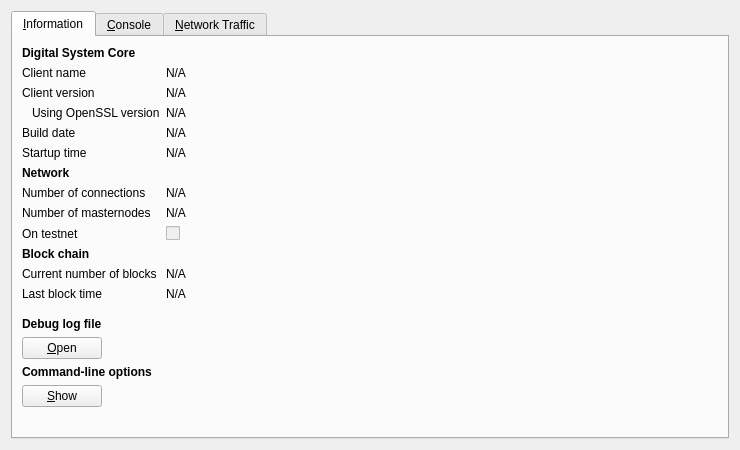
<?xml version="1.0" encoding="UTF-8"?>
<ui version="4.0">
 <class>RPCConsole</class>
 <widget class="QDialog" name="RPCConsole">
  <property name="geometry">
   <rect>
    <x>0</x>
    <y>0</y>
    <width>740</width>
    <height>450</height>
   </rect>
  </property>
  <property name="windowTitle">
   <string>Digital System - Debug window</string>
  </property>
  <layout class="QVBoxLayout" name="verticalLayout_2">
   <item>
    <widget class="QTabWidget" name="tabWidget">
     <property name="currentIndex">
      <number>0</number>
     </property>
     <widget class="QWidget" name="tab_info">
      <attribute name="title">
       <string>&amp;Information</string>
      </attribute>
      <layout class="QFormLayout" name="formLayout">
       <item row="0" column="0">
        <widget class="QLabel" name="label_9">
         <property name="font">
          <font>
           <weight>75</weight>
           <bold>true</bold>
          </font>
         </property>
         <property name="text">
          <string>Digital System Core</string>
         </property>
        </widget>
       </item>
       <item row="1" column="0">
        <widget class="QLabel" name="label_5">
         <property name="text">
          <string>Client name</string>
         </property>
        </widget>
       </item>
       <item row="1" column="1">
        <widget class="QLabel" name="clientName">
         <property name="cursor">
          <cursorShape>IBeamCursor</cursorShape>
         </property>
         <property name="text">
          <string>N/A</string>
         </property>
         <property name="textFormat">
          <enum>Qt::PlainText</enum>
         </property>
         <property name="textInteractionFlags">
          <set>Qt::LinksAccessibleByMouse|Qt::TextSelectableByKeyboard|Qt::TextSelectableByMouse</set>
         </property>
        </widget>
       </item>
       <item row="2" column="0">
        <widget class="QLabel" name="label_6">
         <property name="text">
          <string>Client version</string>
         </property>
        </widget>
       </item>
       <item row="2" column="1">
        <widget class="QLabel" name="clientVersion">
         <property name="cursor">
          <cursorShape>IBeamCursor</cursorShape>
         </property>
         <property name="text">
          <string>N/A</string>
         </property>
         <property name="textFormat">
          <enum>Qt::PlainText</enum>
         </property>
         <property name="textInteractionFlags">
          <set>Qt::LinksAccessibleByMouse|Qt::TextSelectableByKeyboard|Qt::TextSelectableByMouse</set>
         </property>
        </widget>
       </item>
       <item row="3" column="0">
        <widget class="QLabel" name="label_14">
         <property name="text">
          <string>Using OpenSSL version</string>
         </property>
         <property name="indent">
          <number>10</number>
         </property>
        </widget>
       </item>
       <item row="3" column="1">
        <widget class="QLabel" name="openSSLVersion">
         <property name="cursor">
          <cursorShape>IBeamCursor</cursorShape>
         </property>
         <property name="text">
          <string>N/A</string>
         </property>
         <property name="textFormat">
          <enum>Qt::PlainText</enum>
         </property>
         <property name="textInteractionFlags">
          <set>Qt::LinksAccessibleByMouse|Qt::TextSelectableByKeyboard|Qt::TextSelectableByMouse</set>
         </property>
        </widget>
       </item>
       <item row="4" column="0">
        <widget class="QLabel" name="label_12">
         <property name="text">
          <string>Build date</string>
         </property>
        </widget>
       </item>
       <item row="4" column="1">
        <widget class="QLabel" name="buildDate">
         <property name="cursor">
          <cursorShape>IBeamCursor</cursorShape>
         </property>
         <property name="text">
          <string>N/A</string>
         </property>
         <property name="textFormat">
          <enum>Qt::PlainText</enum>
         </property>
         <property name="textInteractionFlags">
          <set>Qt::LinksAccessibleByMouse|Qt::TextSelectableByKeyboard|Qt::TextSelectableByMouse</set>
         </property>
        </widget>
       </item>
       <item row="5" column="0">
        <widget class="QLabel" name="label_13">
         <property name="text">
          <string>Startup time</string>
         </property>
        </widget>
       </item>
       <item row="5" column="1">
        <widget class="QLabel" name="startupTime">
         <property name="cursor">
          <cursorShape>IBeamCursor</cursorShape>
         </property>
         <property name="text">
          <string>N/A</string>
         </property>
         <property name="textFormat">
          <enum>Qt::PlainText</enum>
         </property>
         <property name="textInteractionFlags">
          <set>Qt::LinksAccessibleByMouse|Qt::TextSelectableByKeyboard|Qt::TextSelectableByMouse</set>
         </property>
        </widget>
       </item>
       <item row="6" column="0">
        <widget class="QLabel" name="label_11">
         <property name="font">
          <font>
           <weight>75</weight>
           <bold>true</bold>
          </font>
         </property>
         <property name="text">
          <string>Network</string>
         </property>
        </widget>
       </item>
       <item row="7" column="0">
        <widget class="QLabel" name="label_7">
         <property name="text">
          <string>Number of connections</string>
         </property>
        </widget>
       </item>
       <item row="7" column="1">
        <widget class="QLabel" name="numberOfConnections">
         <property name="cursor">
          <cursorShape>IBeamCursor</cursorShape>
         </property>
         <property name="text">
          <string>N/A</string>
         </property>
         <property name="textFormat">
          <enum>Qt::PlainText</enum>
         </property>
         <property name="textInteractionFlags">
          <set>Qt::LinksAccessibleByMouse|Qt::TextSelectableByKeyboard|Qt::TextSelectableByMouse</set>
         </property>
        </widget>
       </item>
       <item row="8" column="0">
        <widget class="QLabel" name="label_15">
         <property name="text">
          <string>Number of masternodes</string>
         </property>
        </widget>
       </item>
       <item row="8" column="1">
        <widget class="QLabel" name="masternodeCount">
         <property name="cursor">
          <cursorShape>IBeamCursor</cursorShape>
         </property>
         <property name="text">
          <string>N/A</string>
         </property>
         <property name="textFormat">
          <enum>Qt::PlainText</enum>
         </property>
         <property name="textInteractionFlags">
          <set>Qt::LinksAccessibleByMouse|Qt::TextSelectableByKeyboard|Qt::TextSelectableByMouse</set>
         </property>
        </widget>
       </item>
       <item row="9" column="0">
        <widget class="QLabel" name="label_8">
         <property name="text">
          <string>On testnet</string>
         </property>
        </widget>
       </item>
       <item row="9" column="1">
        <widget class="QCheckBox" name="isTestNet">
         <property name="enabled">
          <bool>false</bool>
         </property>
         <property name="text">
          <string/>
         </property>
        </widget>
       </item>
       <item row="10" column="0">
        <widget class="QLabel" name="label_10">
         <property name="font">
          <font>
           <weight>75</weight>
           <bold>true</bold>
          </font>
         </property>
         <property name="text">
          <string>Block chain</string>
         </property>
        </widget>
       </item>
       <item row="11" column="0">
        <widget class="QLabel" name="label_3">
         <property name="text">
          <string>Current number of blocks</string>
         </property>
        </widget>
       </item>
       <item row="11" column="1">
        <widget class="QLabel" name="numberOfBlocks">
         <property name="cursor">
          <cursorShape>IBeamCursor</cursorShape>
         </property>
         <property name="text">
          <string>N/A</string>
         </property>
         <property name="textFormat">
          <enum>Qt::PlainText</enum>
         </property>
         <property name="textInteractionFlags">
          <set>Qt::LinksAccessibleByMouse|Qt::TextSelectableByKeyboard|Qt::TextSelectableByMouse</set>
         </property>
        </widget>
       </item>
       <item row="12" column="0">
        <widget class="QLabel" name="label_2">
         <property name="text">
          <string>Last block time</string>
         </property>
        </widget>
       </item>
       <item row="12" column="1">
        <widget class="QLabel" name="lastBlockTime">
         <property name="cursor">
          <cursorShape>IBeamCursor</cursorShape>
         </property>
         <property name="text">
          <string>N/A</string>
         </property>
         <property name="textFormat">
          <enum>Qt::PlainText</enum>
         </property>
         <property name="textInteractionFlags">
          <set>Qt::LinksAccessibleByMouse|Qt::TextSelectableByKeyboard|Qt::TextSelectableByMouse</set>
         </property>
        </widget>
       </item>
       <item row="13" column="0">
        <spacer name="verticalSpacer_2">
         <property name="orientation">
          <enum>Qt::Vertical</enum>
         </property>
         <property name="sizeHint" stdset="0">
          <size>
           <width>20</width>
           <height>10</height>
          </size>
         </property>
        </spacer>
       </item>
       <item row="14" column="0">
        <widget class="QLabel" name="labelDebugLogfile">
         <property name="font">
          <font>
           <weight>75</weight>
           <bold>true</bold>
          </font>
         </property>
         <property name="text">
          <string>Debug log file</string>
         </property>
        </widget>
       </item>
       <item row="15" column="0">
        <widget class="QPushButton" name="openDebugLogfileButton">
         <property name="toolTip">
          <string>Open the Digital System debug log file from the current data directory. This can take a few seconds for large log files.</string>
         </property>
         <property name="text">
          <string>&amp;Open</string>
         </property>
         <property name="autoDefault">
          <bool>false</bool>
         </property>
        </widget>
       </item>
       <item row="16" column="0">
        <widget class="QLabel" name="labelCLOptions">
         <property name="font">
          <font>
           <weight>75</weight>
           <bold>true</bold>
          </font>
         </property>
         <property name="text">
          <string>Command-line options</string>
         </property>
        </widget>
       </item>
       <item row="17" column="0">
        <widget class="QPushButton" name="showCLOptionsButton">
         <property name="toolTip">
          <string>Show the DigitalSystem-Qt help message to get a list with possible Digital System command-line options.</string>
         </property>
         <property name="text">
          <string>&amp;Show</string>
         </property>
         <property name="autoDefault">
          <bool>false</bool>
         </property>
        </widget>
       </item>
       <item row="18" column="0">
        <spacer name="verticalSpacer">
         <property name="orientation">
          <enum>Qt::Vertical</enum>
         </property>
         <property name="sizeHint" stdset="0">
          <size>
           <width>20</width>
           <height>20</height>
          </size>
         </property>
        </spacer>
       </item>
      </layout>
     </widget>
     <widget class="QWidget" name="tab_console">
      <attribute name="title">
       <string>&amp;Console</string>
      </attribute>
      <layout class="QGridLayout" name="gridLayout">
       <item row="0" column="0">
        <widget class="QTextEdit" name="messagesWidget">
         <property name="minimumSize">
          <size>
           <width>0</width>
           <height>100</height>
          </size>
         </property>
         <property name="readOnly">
          <bool>true</bool>
         </property>
         <property name="tabKeyNavigation" stdset="0">
          <bool>false</bool>
         </property>
         <property name="columnCount" stdset="0">
          <number>2</number>
         </property>
        </widget>
       </item>
       <item row="1" column="0">
        <layout class="QHBoxLayout" name="horizontalLayout">
         <property name="spacing">
          <number>3</number>
         </property>
         <item>
          <widget class="QPushButton" name="copyButton">
           <property name="maximumSize">
            <size>
             <width>24</width>
             <height>24</height>
            </size>
           </property>
           <property name="toolTip">
            <string>Copy to clipboard</string>
           </property>
           <property name="text">
            <string/>
           </property>
           <property name="icon">
            <iconset resource="../bitcoin.qrc">
             <normaloff>:/icons/editcopy</normaloff>:/icons/editcopy</iconset>
           </property>
           <property name="shortcut">
            <string notr="true">Ctrl+L</string>
           </property>
           <property name="autoDefault">
            <bool>false</bool>
           </property>
          </widget>
         </item>
         <item>
          <widget class="QLabel" name="label">
           <property name="text">
            <string notr="true">&gt;</string>
           </property>
          </widget>
         </item>
         <item>
          <widget class="QLineEdit" name="lineEdit"/>
         </item>
         <item>
          <widget class="QToolButton" name="pasteButton">
           <property name="sizePolicy">
            <sizepolicy hsizetype="Minimum" vsizetype="Fixed">
             <horstretch>0</horstretch>
             <verstretch>0</verstretch>
            </sizepolicy>
           </property>
           <property name="minimumSize">
            <size>
             <width>24</width>
             <height>24</height>
            </size>
           </property>
           <property name="maximumSize">
            <size>
             <width>24</width>
             <height>24</height>
            </size>
           </property>
           <property name="toolTip">
            <string>Paste from clipboard</string>
           </property>
           <property name="text">
            <string/>
           </property>
           <property name="icon">
            <iconset resource="../bitcoin.qrc">
             <normaloff>:/icons/editpaste</normaloff>:/icons/editpaste</iconset>
           </property>
           <property name="shortcut">
            <string>Alt+P</string>
           </property>
          </widget>
         </item>
        </layout>
       </item>
      </layout>
     </widget>
     <widget class="QWidget" name="tab">
      <attribute name="title">
       <string>&amp;Network Traffic</string>
      </attribute>
      <layout class="QHBoxLayout" name="horizontalLayout_3">
       <item>
        <layout class="QVBoxLayout" name="verticalLayout_4">
         <item>
          <widget class="TrafficGraphWidget" name="trafficGraph" native="true">
           <property name="sizePolicy">
            <sizepolicy hsizetype="Expanding" vsizetype="Expanding">
             <horstretch>0</horstretch>
             <verstretch>0</verstretch>
            </sizepolicy>
           </property>
          </widget>
         </item>
         <item>
          <layout class="QHBoxLayout" name="horizontalLayout_2">
           <item>
            <widget class="QSlider" name="sldGraphRange">
             <property name="minimum">
              <number>1</number>
             </property>
             <property name="maximum">
              <number>288</number>
             </property>
             <property name="pageStep">
              <number>12</number>
             </property>
             <property name="value">
              <number>6</number>
             </property>
             <property name="orientation">
              <enum>Qt::Horizontal</enum>
             </property>
            </widget>
           </item>
           <item>
            <widget class="QLabel" name="lblGraphRange">
             <property name="minimumSize">
              <size>
               <width>100</width>
               <height>0</height>
              </size>
             </property>
             <property name="alignment">
              <set>Qt::AlignCenter</set>
             </property>
            </widget>
           </item>
           <item>
            <widget class="QPushButton" name="btnClearTrafficGraph">
             <property name="text">
              <string>&amp;Clear</string>
             </property>
            </widget>
           </item>
          </layout>
         </item>
        </layout>
       </item>
       <item>
        <layout class="QVBoxLayout" name="verticalLayout">
         <item>
          <widget class="QGroupBox" name="groupBox">
           <property name="title">
            <string>Totals</string>
           </property>
           <layout class="QVBoxLayout" name="verticalLayout_5">
            <item>
             <layout class="QHBoxLayout" name="horizontalLayout_4">
              <item>
               <widget class="Line" name="line">
                <property name="sizePolicy">
                 <sizepolicy hsizetype="Fixed" vsizetype="Fixed">
                  <horstretch>0</horstretch>
                  <verstretch>0</verstretch>
                 </sizepolicy>
                </property>
                <property name="minimumSize">
                 <size>
                  <width>10</width>
                  <height>0</height>
                 </size>
                </property>
                <property name="palette">
                 <palette>
                  <active>
                   <colorrole role="Light">
                    <brush brushstyle="SolidPattern">
                     <color alpha="255">
                      <red>0</red>
                      <green>255</green>
                      <blue>0</blue>
                     </color>
                    </brush>
                   </colorrole>
                  </active>
                  <inactive>
                   <colorrole role="Light">
                    <brush brushstyle="SolidPattern">
                     <color alpha="255">
                      <red>0</red>
                      <green>255</green>
                      <blue>0</blue>
                     </color>
                    </brush>
                   </colorrole>
                  </inactive>
                  <disabled>
                   <colorrole role="Light">
                    <brush brushstyle="SolidPattern">
                     <color alpha="255">
                      <red>0</red>
                      <green>255</green>
                      <blue>0</blue>
                     </color>
                    </brush>
                   </colorrole>
                  </disabled>
                 </palette>
                </property>
                <property name="orientation">
                 <enum>Qt::Horizontal</enum>
                </property>
               </widget>
              </item>
              <item>
               <widget class="QLabel" name="label_16">
                <property name="text">
                 <string>In:</string>
                </property>
               </widget>
              </item>
              <item>
               <widget class="QLabel" name="lblBytesIn">
                <property name="minimumSize">
                 <size>
                  <width>50</width>
                  <height>0</height>
                 </size>
                </property>
                <property name="alignment">
                 <set>Qt::AlignRight|Qt::AlignTrailing|Qt::AlignVCenter</set>
                </property>
               </widget>
              </item>
             </layout>
            </item>
            <item>
             <layout class="QHBoxLayout" name="horizontalLayout_5">
              <item>
               <widget class="Line" name="line_2">
                <property name="sizePolicy">
                 <sizepolicy hsizetype="Fixed" vsizetype="Fixed">
                  <horstretch>0</horstretch>
                  <verstretch>0</verstretch>
                 </sizepolicy>
                </property>
                <property name="minimumSize">
                 <size>
                  <width>10</width>
                  <height>0</height>
                 </size>
                </property>
                <property name="palette">
                 <palette>
                  <active>
                   <colorrole role="Light">
                    <brush brushstyle="SolidPattern">
                     <color alpha="255">
                      <red>255</red>
                      <green>0</green>
                      <blue>0</blue>
                     </color>
                    </brush>
                   </colorrole>
                  </active>
                  <inactive>
                   <colorrole role="Light">
                    <brush brushstyle="SolidPattern">
                     <color alpha="255">
                      <red>255</red>
                      <green>0</green>
                      <blue>0</blue>
                     </color>
                    </brush>
                   </colorrole>
                  </inactive>
                  <disabled>
                   <colorrole role="Light">
                    <brush brushstyle="SolidPattern">
                     <color alpha="255">
                      <red>255</red>
                      <green>0</green>
                      <blue>0</blue>
                     </color>
                    </brush>
                   </colorrole>
                  </disabled>
                 </palette>
                </property>
                <property name="orientation">
                 <enum>Qt::Horizontal</enum>
                </property>
               </widget>
              </item>
              <item>
               <widget class="QLabel" name="label_17">
                <property name="text">
                 <string>Out:</string>
                </property>
               </widget>
              </item>
              <item>
               <widget class="QLabel" name="lblBytesOut">
                <property name="minimumSize">
                 <size>
                  <width>50</width>
                  <height>0</height>
                 </size>
                </property>
                <property name="alignment">
                 <set>Qt::AlignRight|Qt::AlignTrailing|Qt::AlignVCenter</set>
                </property>
               </widget>
              </item>
             </layout>
            </item>
            <item>
             <spacer name="verticalSpacer_4">
              <property name="orientation">
               <enum>Qt::Vertical</enum>
              </property>
              <property name="sizeHint" stdset="0">
               <size>
                <width>20</width>
                <height>407</height>
               </size>
              </property>
             </spacer>
            </item>
           </layout>
          </widget>
         </item>
        </layout>
       </item>
      </layout>
     </widget>
    </widget>
   </item>
  </layout>
 </widget>
 <customwidgets>
  <customwidget>
   <class>TrafficGraphWidget</class>
   <extends>QWidget</extends>
   <header>trafficgraphwidget.h</header>
   <container>1</container>
   <slots>
    <slot>clear()</slot>
   </slots>
  </customwidget>
 </customwidgets>
 <resources>
  <include location="../bitcoin.qrc"/>
 </resources>
 <connections/>
</ui>
